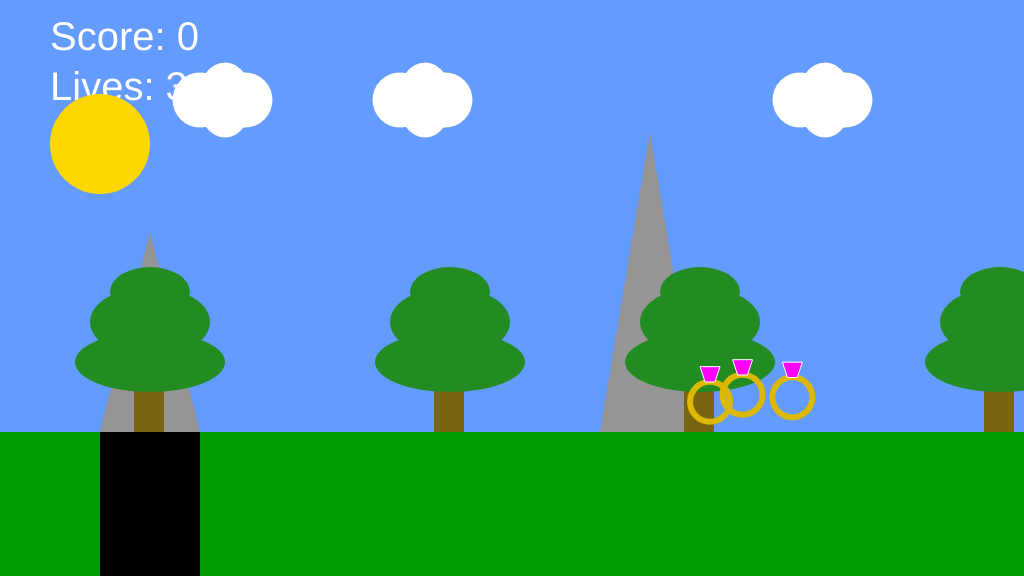
Frame 1 (no input)
Frame 60 (no input): identical to frame 1, image omitted
Frame 120 (the mouse pressed at the canvas centre since frame 60): identical to frame 1, image omitted

The p5.js sketch that drew this single still picture (run headless with seeded random() and noise() and a simulated clock; from frame 60 on, the mouse is pressed at the canvas centre):

// p5.js sketch
// ── sketch.js
// /*
// The Game Project 7
// */
// /* Global Variables */ 
// var gameChar_x;
// var gameChar_y;
// var floorPos_y;
// var isLeft;
// var isRight;
// var isFalling;
// var isPlummeting;
// var canyon;
// var collectables;
// var sun_x;
// var sun_y;
// var isFound;
// var trees_x;
// var treePos_y;
// var numTrees;
// var isScrollingLeft;
// var isScrollingRight;
// var scrollPos;
// var origin_x;
// var clouds;
// var cloudHeight;
// var collectableTimer;
// var game_score;
// var flagpole;
// var lives;
// var alive;
// var mountains;  // New variable for mountains array
// var cameraPosX; // Variable to control the camera position

// /* The Setup Function */
// function setup() {
//   createCanvas(1024, 576);
//   floorPos_y = (height * 3) / 4;
//   gameChar_x = width / 2;
//   gameChar_y = floorPos_y;
//   isFalling = false;
//   isLeft = false;
//   isRight = false;

//   lives = 3;

//   sun_x = 100;
//   sun_y = height / 4;
//   numTrees = 3;

//   canyon = { x_pos: 100, y_pos: floorPos_y, size_x: 100, size_y: 150 };
//   collectables = [
//     {
//       x_pos: random(50, width - 50),
//       y_pos: floorPos_y - random(0, 50),
//       size: 40,
//       isFound: false,
//       reappearTime: 5000,
//     },
//     {
//       x_pos: random(50, width - 50),
//       y_pos: floorPos_y - random(0, 50),
//       size: 40,
//       isFound: false,
//       reappearTime: 5000,
//     },
//     {
//       x_pos: random(50, width - 50),
//       y_pos: floorPos_y - random(0, 50),
//       size: 40,
//       isFound: false,
//       reappearTime: 5000,
//     },
//   ];

//   collectableTimer = null; 
//   isScrollingLeft = false; 
//   isScrollingRight = false; 
//   isPlummeting = false; 

//   trees_x = [150, 450, 700, 1000, 1200, 1400, 1600, 1900, 2200, 2500];
//   treePos_y = floorPos_y;
//   scrollPos = 0; 
//   origin_x = gameChar_x;
//   cloudHeight = [50, 70, 50];
//   cloudPos_y = height / 3;
//   clouds = [
//     { x_pos: 200, y_pos: 100 },
//     { x_pos: 400, y_pos: 100 },
//     { x_pos: 800, y_pos: 100 },
//   ];

//   mountains = [
//     { x_pos: 100, height: 200 },
//     { x_pos: 600, height: 300 },
//     { x_pos: 1200, height: 250 },
//   ]; // Mountains array added

//   game_score = 0;
//   flagpole = { isReached: false, x_pos: 1500 };

//   cameraPosX = 0; // Initialize camera position
// }

// function draw() {
//   background(100, 155, 255); // Fill the sky blue
//   noStroke();
//   fill(0, 155, 0);
//   rect(0, floorPos_y, width, height - floorPos_y); // Draw some green ground
//   fill(255);
//   textSize(40); // Score
//   text(game_score, 50, 50);
//   text(lives, 50, height - 50);

//   // Scrolling the background based on character movement
//   push();
//   translate(-cameraPosX, 0); // Adjust the position of the camera
  
//   // Draw the background elements
//   drawSun();
//   drawClouds();
//   drawMountains();
//   drawTrees();
//   drawCanyon(canyon);
//   checkPlummetting(canyon);
//   drawMultipleCollectables();
//   drawFlag();
//   checkFlagpole();

//   pop(); // Restore the original coordinate system

//   // Draw the character in the foreground
//   drawGameChar();
//   isDead();
//   died();
//   alive();

//   ///////////INTERACTION CODE//////////
//   //Put conditional statements to move the game character below here

//   if (isRight) {
//     cameraPosX += 5;
//   } else if (isLeft) {
//     cameraPosX -= 5;
//   }
  
//   if (gameChar_y < floorPos_y) {
//     gameChar_y += 2;
//     isFalling = true;
//   } else {
//     isFalling = false;
//   }

//   if (gameChar_y > floorPos_y) {
//     gameChar_y += 2;
//   }

//   if (isPlummeting) {
//     if (gameChar_y <= floorPos_y) {
//       gameChar_y += 2;
//     } else if (gameChar_y > floorPos_y) {
//       gameChar_y += 10;
//     }
//     else if (gameChar_y > height) {
//       // get the character back to floor
//     }
//   }

//   // Making sure character does not jump back up
//   if ((gameChar_y > floorPos_y)) {
//     gameChar_y += 3;
//     isFalling = true;
//   }
// }

// /// END OF DRAW Function ////// 

// //############################//
// // Keys Functions             //
// //############################//

// function keyPressed() {
//   // Move Left or Right
//   if (keyCode == 65 || keyCode == 37) {
//     isLeft = true;
//   } else if (keyCode == 68 || keyCode == 39) {
//     isRight = true;
//   }
//   // Jump 
//   if (
//     (keyCode == 87 || keyCode == 38) && (gameChar_y == floorPos_y)) {
//     gameChar_y = gameChar_y - 100;
//     isFalling = true;
//   }
// }

// function keyReleased() {
//   // if statements to control the animation of the character when
//   // keys are released.
//   if (keyCode == 65 || keyCode == 37) {
//     isLeft = false;
//   } else if (keyCode == 68 || keyCode == 39) {
//     isRight = false;
//   } else if (keyCode == 87 || keyCode == 38) {
//     isFalling = true;
//   }
//   if (keyCode == 83 || keyCode == 40) {
//     isFalling = true;
//     isLeft = false;
//     isRight = false;
//   }
// }

// // Drawing functions
// function drawGameChar() {
//   // Your character drawing code remains the same
//   // (No changes needed in this section)
// }

// function drawMountains() {
//   // Drawing Mountains using the mountains array
//   for (var i = 0; i < mountains.length; i++) {
//     fill(150);
//     triangle(
//       mountains[i].x_pos, floorPos_y,
//       mountains[i].x_pos + 100, floorPos_y,
//       mountains[i].x_pos + 50, floorPos_y - mountains[i].height
//     );
//   }
// }

// function drawTrees() {
//   for (var i = 0; i < trees_x.length; i++) {
//     // Draw the trunk
//     fill(120, 100, 19); // Brown color
//     rect(trees_x[i] - 16, treePos_y - 100, 30, 100);

//     // Draw the tree top using 3 ellipses
//     fill(34, 139, 34); // Green color

//     // Bottom ellipse
//     ellipse(trees_x[i], treePos_y - 70, 150, 60);
//     // Middle ellipse
//     ellipse(trees_x[i], treePos_y - 110, 120, 70);
//     // Top ellipse
//     ellipse(trees_x[i], treePos_y - 140, 80, 50);
//   }
// }

// function drawClouds() {
//   for (var i = 0; i < clouds.length; i++) {
//     fill(255);
//     ellipse(clouds[i].x_pos, clouds[i].y_pos, 55, 55);
//     ellipse(clouds[i].x_pos + 25, clouds[i].y_pos, 55, 75);
//     ellipse(clouds[i].x_pos + 45, clouds[i].y_pos, 55, 55);
//   }
// }

// function drawSun() {
//   // Draw The Sun
//   fill("gold");
//   ellipse(sun_x, sun_y, 100, 100);
// }

// function drawCanyon(t_canyon) {
//   // Draw the canyon
//   fill("black");
//   rect(
//     t_canyon.x_pos, t_canyon.y_pos,
//     t_canyon.size_x, t_canyon.size_y
//   );
// }

// function drawCollectable(t_collectable) {
//   if (!t_collectable.isFound) {
//     noFill();
//     strokeWeight(6);
//     stroke(220, 185, 0);
//     ellipse(
//       t_collectable.x_pos, t_collectable.y_pos - 20,
//       t_collectable.size, t_collectable.size
//     );
//     fill(255, 0, 255);
//     stroke(255);
//     strokeWeight(1);
//     quad(
//       t_collectable.x_pos - 5,
//       t_collectable.y_pos - t_collectable.size,
//       t_collectable.x_pos - 10,
//       t_collectable.y_pos - (t_collectable.size + 15),
//       t_collectable.x_pos + 10,
//       t_collectable.y_pos - (t_collectable.size + 15),
//       t_collectable.x_pos + 5,
//       t_collectable.y_pos - t_collectable.size
//     );
//   }
// }

// function checkCollectable(t_collectable) {
//   if (
//     !t_collectable.isFound &&
//     dist(
//       gameChar_x,
//       gameChar_y,
//       t_collectable.x_pos,
//       t_collectable.y_pos
//     ) < 20
//   ) {
//     t_collectable.isFound = true;
//     game_score += 1;
//     t_collectable.collectableTimer = millis(); // Start timer when collected
//   }

//   // Reappear logic
//   if (
//     t_collectable.isFound &&
//     millis() - t_collectable.collectableTimer >= t_collectable.reappearTime
//   ) {
//     t_collectable.isFound = false; // Make collectable reappear after 5 seconds
//     t_collectable.collectableTimer = null; // Reset timer
//   }
// }

// function checkPlummetting() {
//   if (
//     gameChar_x > canyon.x_pos &&
//     gameChar_x < canyon.x_pos + canyon.size_x
//   ) {
//     isPlummeting = true;
//   } else {
//     isPlummeting = false;
//   }
// }

// function drawMultipleCollectables() {
//   for (var i = 0; i < collectables.length; i++) {
//     drawCollectable(collectables[i]);
//     checkCollectable(collectables[i]);
//   }
// }

// function died() {
//   if (gameChar_y > height) {
//     gameChar_y = floorPos_y - 100;
//     gameChar_x = canyon.x_pos + 300;
//     lives -= 1;
//   }
// }

// function alive() {
//   if (lives > 0 && lives < 4) {
//     return true;
//   }
//   else
//     return false;
// }

// function isDead() {
//   if (lives <= 0) {
//     lives = 0;
//   }
//   return true;
// }

// function drawFlag() {
//   stroke(255, 255, 0);
//   strokeWeight(3);
//   line(
//     flagpole.x_pos, floorPos_y - 150,
//     flagpole.x_pos, floorPos_y
//   );
//   if (flagpole.isReached) {
//     noStroke();
//     fill(255, 0, 0);
//     rect(flagpole.x_pos, floorPos_y - 150, 40, 30);
//   } else {
//     noStroke();
//     fill(255, 0, 0);
//     rect(flagpole.x_pos, floorPos_y - 30, 40, 30);
//   }
// }

// function checkFlagpole() {
//   var d = gameChar_x >= flagpole.x_pos;
//   if (gameChar_x + 30 >= flagpole.x_pos) {
//     flagpole.isReached = true;
//   }
// }
// function drawGameChar() {
//   noStroke();

//   if (isLeft && isFalling) {
//     // add your jumping-left code

//     //Character Facing Left

//     // gameChar_x -=2;
//     fill(255, 0, 0);
//     rect(gameChar_x - 15, gameChar_y - 55, 30, 50);
//     fill(255, 150, 150);
//     ellipse(gameChar_x, gameChar_y - 55, 40, 40);
//     fill("blue");
//     //left eye
//     ellipse(gameChar_x - 8, gameChar_y - 55, 5, 5);
//     fill("brown");
//     //Nose
//     ellipse(gameChar_x - 20, gameChar_y - 55, 10, 10);
//     //right eye
//     // ellipse(gameChar_x+8, gameChar_y -55, 5,5)

//     //Legs
//     fill(0);
//     //left leg
//     rect(gameChar_x - 20, gameChar_y - 10, 10, 10);
//     //Right leg
//     rect(gameChar_x + 10, gameChar_y - 10, 10, 10);
//     // Arms
//     rect(gameChar_x - 25, gameChar_y - 40, 10, 10); // left



//   } else if (isRight && isFalling) {
//     // add your jumping-right code
//     // gameChar_x +=2;
//     // treePos_X+=2
//     //Character Facing Right

//     fill(255, 0, 0);
//     // rotate(20);
//     rect(gameChar_x - 15, gameChar_y - 55, 30, 50);
//     fill(255, 150, 150);
//     ellipse(gameChar_x, gameChar_y - 55, 40, 40);
//     fill("blue");
//     //left eye
//     // ellipse(gameChar_x-8, gameChar_y -55, 5,5)
//     //right eye
//     ellipse(gameChar_x + 8, gameChar_y - 55, 5, 5);
//     fill("brown");
//     //Nose
//     ellipse(gameChar_x + 20, gameChar_y - 55, 10, 10);

//     //Legs
//     fill(0);
//     //left leg
//     rect(gameChar_x - 20, gameChar_y - 10, 10, 10);
//     //Right leg
//     rect(gameChar_x + 10, gameChar_y - 10, 10, 10);
//     rect(gameChar_x + 15, gameChar_y - 40, 10, 10); // right

//     //End Facing Right

//   } else if (isLeft) {
//     // add your walking left code
//     // gameChar_x -=2;

//     //Character Facing Left

//     //torso
//     fill(255, 0, 0);
//     rect(gameChar_x - 15, gameChar_y - 55, 30, 50);
//     fill(255, 150, 150);
//     ellipse(gameChar_x, gameChar_y - 55, 40, 40);
//     fill("blue");
//     //left eye
//     ellipse(gameChar_x - 8, gameChar_y - 55, 5, 5);
//     fill("brown");
//     //Nose
//     ellipse(gameChar_x - 20, gameChar_y - 55, 10, 10);
//     //right eye
//     // ellipse(gameChar_x+8, gameChar_y -55, 5,5)

//     //Legs
//     fill(0);
//     //left leg
//     rect(gameChar_x - 20, gameChar_y - 10, 10, 10);
//     //Right leg
//     rect(gameChar_x + 2, gameChar_y - 10, 10, 10);
//     //arms
//     // left arm
//     rect(gameChar_x - 25, gameChar_y - 40, 10, 10); // left

//   } else if (isRight) {
//     // add your walking right code
//     // gameChar_x += 2;

//     //Character Facing Right

//     fill(255, 0, 0);
//     rect(gameChar_x - 15, gameChar_y - 55, 30, 50);
//     fill(255, 150, 150);
//     ellipse(gameChar_x, gameChar_y - 55, 40, 40);
//     fill("blue");
//     //left eye
//     // ellipse(gameChar_x-8, gameChar_y -55, 5,5)
//     //right eye
//     ellipse(gameChar_x + 8, gameChar_y - 55, 5, 5);
//     fill("brown");
//     //Nose
//     ellipse(gameChar_x + 20, gameChar_y - 55, 10, 10);

//     //Legs
//     fill(0);
//     //left leg
//     rect(gameChar_x - 10, gameChar_y - 10, 10, 10);
//     //Right leg
//     rect(gameChar_x + 10, gameChar_y - 10, 10, 10);
//     // Arms
//     rect(gameChar_x + 15, gameChar_y - 40, 10, 10); // right


//     //End Facing Right
//   }
//   else if (isFalling) {
//     // add your jumping facing forwards code
//     // Character Facing Front - jumping
//     if (!isLeft && !isRight) {
//       fill(255, 0, 0);
//       rect(gameChar_x - 15, gameChar_y - 55, 30, 50);
//       fill(255, 100, 150);
//       ellipse(gameChar_x, gameChar_y - 55, 40, 40);
//       fill("blue");
//       //left eye
//       ellipse(gameChar_x - 10, gameChar_y - 55, 6, 5);
//       //right eye
//       ellipse(gameChar_x + 10, gameChar_y - 55, 6, 5);

//       //Legs
//       fill(0);
//       //left
//       rect(gameChar_x - 16, gameChar_y - 10, 10, 10);
//       //Right
//       rect(gameChar_x + 6, gameChar_y - 10, 10, 10);
//       //arms
//       rect(gameChar_x - 30, gameChar_y - 40, 15, 10); // left
//       rect(gameChar_x + 15, gameChar_y - 40, 15, 10); // right
//     }
//   }

//   else if (isPlummeting) {
//     // add your jumping facing forwards code
//     // Character Facing Front - jumping
//     if (!isLeft && !isRight) {
//       fill(255, 0, 0);
//       rect(gameChar_x - 15, gameChar_y - 55, 30, 50);
//       fill(0);
//       ellipse(gameChar_x, gameChar_y - 55, 40, 40);
//       fill("red");
//       //left eye
//       ellipse(gameChar_x - 10, gameChar_y - 55, 6, 5);
//       //right eye
//       ellipse(gameChar_x + 10, gameChar_y - 55, 6, 5);

//       //Legs
//       fill('yellow');
//       //left
//       rect(gameChar_x - 16, gameChar_y - 10, 10, 10);
//       //Right
//       rect(gameChar_x + 6, gameChar_y - 10, 10, 10);
//       //arms
//       rect(gameChar_x - 30, gameChar_y - 40, 15, 10); // left
//       rect(gameChar_x + 15, gameChar_y - 40, 15, 10); // right
//     }
//   }




//   else {
//     // add your standing front facing code
//     // Character Facing Front
//     if (!isLeft && !isRight) {
//       fill(255, 0, 0);
//       rect(gameChar_x - 15, gameChar_y - 55, 30, 50);
//       fill(255, 150, 150);
//       ellipse(gameChar_x, gameChar_y - 55, 40, 40);
//       fill("blue");
//       //left eye
//       ellipse(gameChar_x - 8, gameChar_y - 55, 5, 5);
//       //right eye
//       ellipse(gameChar_x + 8, gameChar_y - 55, 5, 5);

//       //Legs
//       fill(0);
//       //left
//       rect(gameChar_x - 16, gameChar_y - 10, 10, 10);
//       //Right
//       rect(gameChar_x + 6, gameChar_y - 10, 10, 10);
//     }
//   }
// }

/*
The Game Project 7
*/
/* Global Variables */ 
var gameChar_x;
var gameChar_y;
var floorPos_y;
var isLeft;
var isRight;
var isFalling;
var isPlummeting;
var canyon;
var collectables;
var sun_x;
var sun_y;
var isFound;
var trees_x;
var treePos_y;
var numTrees;
var isScrollingLeft;
var isScrollingRight;
var scrollPos;
var origin_x;
var clouds;
var cloudHeight;
var collectableTimer;
var game_score;
var flagpole;
var lives;
var alive;
var mountains;  // New variable for mountains array
var cameraPosX; // Variable to control the camera position

/* The Setup Function */
function setup() {
  createCanvas(1024, 576);
  floorPos_y = (height * 3) / 4;
  gameChar_x = width / 2;
  gameChar_y = floorPos_y;
  isFalling = false;
  isLeft = false;
  isRight = false;

  lives = 3;

  sun_x = 100;
  sun_y = height / 4;
  numTrees = 3;

  canyon = { x_pos: 100, y_pos: floorPos_y, size_x: 100, size_y: 150 };
  collectables = [
    {
      x_pos: random(50, width - 50),
      y_pos: floorPos_y - random(0, 50),
      size: 40,
      isFound: false,
      reappearTime: 5000,
    },
    {
      x_pos: random(50, width - 50),
      y_pos: floorPos_y - random(0, 50),
      size: 40,
      isFound: false,
      reappearTime: 5000,
    },
    {
      x_pos: random(50, width - 50),
      y_pos: floorPos_y - random(0, 50),
      size: 40,
      isFound: false,
      reappearTime: 5000,
    },
  ];

  collectableTimer = null; 
  isScrollingLeft = false; 
  isScrollingRight = false; 
  isPlummeting = false; 

  trees_x = [150, 450, 700, 1000, 1200, 1400, 1600, 1900, 2200, 2500];
  treePos_y = floorPos_y;
  scrollPos = 0; 
  origin_x = gameChar_x;
  cloudHeight = [50, 70, 50];
  cloudPos_y = height / 3;
  clouds = [
    { x_pos: 200, y_pos: 100 },
    { x_pos: 400, y_pos: 100 },
    { x_pos: 800, y_pos: 100 },
  ];

  mountains = [
    { x_pos: 100, height: 200 },
    { x_pos: 600, height: 300 },
    { x_pos: 1200, height: 250 },
  ]; // Mountains array added

  game_score = 0;
  flagpole = { isReached: false, x_pos: 1500 };

  cameraPosX = 0; // Initialize camera position
}

function draw() {
  background(100, 155, 255); // Fill the sky blue
  noStroke();
  fill(0, 155, 0);
  rect(0, floorPos_y, width, height - floorPos_y); // Draw some green ground
  
  // Draw Score
  fill(255);
  textSize(40);
  text("Score: " + game_score, 50, 50); // Score padded 50px from top-left

  // Draw Lives
  text("Lives: " + lives, 50, 100); // Lives displayed below the score

  // Scrolling the background based on character movement
  push();
  translate(-cameraPosX, 0); // Adjust the position of the camera
  
  // Draw the background elements
  drawSun();
  drawClouds();
  drawMountains();
  drawTrees();
  drawCanyon(canyon);
  checkPlummetting(canyon);
  drawMultipleCollectables();
  drawFlag();
  checkFlagpole();

  pop(); // Restore the original coordinate system

  // Draw the character in the foreground
  drawGameChar();
  isDead();
  died();
  alive();

  ///////////INTERACTION CODE//////////
  //Put conditional statements to move the game character below here

  if (isRight) {
    cameraPosX += 5;
  } else if (isLeft) {
    cameraPosX -= 5;
  }
  
  if (gameChar_y < floorPos_y) {
    gameChar_y += 2;
    isFalling = true;
  } else {
    isFalling = false;
  }

  if (gameChar_y > floorPos_y) {
    gameChar_y += 2;
  }

  if (isPlummeting) {
    if (gameChar_y <= floorPos_y) {
      gameChar_y += 2;
    } else if (gameChar_y > floorPos_y) {
      gameChar_y += 10;
    }
    else if (gameChar_y > height) {
      // get the character back to floor
    }
  }

  // Making sure character does not jump back up
  if ((gameChar_y > floorPos_y)) {
    gameChar_y += 3;
    isFalling = true;
  }
}

/// END OF DRAW Function ////// 

//############################//
// Keys Functions             //
//############################//

function keyPressed() {
  // Move Left or Right
  if (keyCode == 65 || keyCode == 37) {
    isLeft = true;
  } else if (keyCode == 68 || keyCode == 39) {
    isRight = true;
  }
  // Jump 
  if (
    (keyCode == 87 || keyCode == 38) && (gameChar_y == floorPos_y)) {
    gameChar_y = gameChar_y - 100;
    isFalling = true;
  }
}

function keyReleased() {
  // if statements to control the animation of the character when
  // keys are released.
  if (keyCode == 65 || keyCode == 37) {
    isLeft = false;
  } else if (keyCode == 68 || keyCode == 39) {
    isRight = false;
  } else if (keyCode == 87 || keyCode == 38) {
    isFalling = true;
  }
  if (keyCode == 83 || keyCode == 40) {
    isFalling = true;
    isLeft = false;
    isRight = false;
  }
}

// Drawing functions
function drawGameChar() {
  // Your character drawing code remains the same
  // (No changes needed in this section)
}

function drawMountains() {
  // Drawing Mountains using the mountains array
  for (var i = 0; i < mountains.length; i++) {
    fill(150);
    triangle(
      mountains[i].x_pos, floorPos_y,
      mountains[i].x_pos + 100, floorPos_y,
      mountains[i].x_pos + 50, floorPos_y - mountains[i].height
    );
  }
}

function drawTrees() {
  for (var i = 0; i < trees_x.length; i++) {
    // Draw the trunk
    fill(120, 100, 19); // Brown color
    rect(trees_x[i] - 16, treePos_y - 100, 30, 100);

    // Draw the tree top using 3 ellipses
    fill(34, 139, 34); // Green color

    // Bottom ellipse
    ellipse(trees_x[i], treePos_y - 70, 150, 60);
    // Middle ellipse
    ellipse(trees_x[i], treePos_y - 110, 120, 70);
    // Top ellipse
    ellipse(trees_x[i], treePos_y - 140, 80, 50);
  }
}

function drawClouds() {
  for (var i = 0; i < clouds.length; i++) {
    fill(255);
    ellipse(clouds[i].x_pos, clouds[i].y_pos, 55, 55);
    ellipse(clouds[i].x_pos + 25, clouds[i].y_pos, 55, 75);
    ellipse(clouds[i].x_pos + 45, clouds[i].y_pos, 55, 55);
  }
}

function drawSun() {
  // Draw The Sun
  fill("gold");
  ellipse(sun_x, sun_y, 100, 100);
}

function drawCanyon(t_canyon) {
  // Draw the canyon
  fill("black");
  rect(
    t_canyon.x_pos, t_canyon.y_pos,
    t_canyon.size_x, t_canyon.size_y
  );
}

function drawCollectable(t_collectable) {
  if (!t_collectable.isFound) {
    noFill();
    strokeWeight(6);
    stroke(220, 185, 0);
    ellipse(
      t_collectable.x_pos, t_collectable.y_pos - 20,
      t_collectable.size, t_collectable.size
    );
    fill(255, 0, 255);
    stroke(255);
    strokeWeight(1);
    quad(
      t_collectable.x_pos - 5,
      t_collectable.y_pos - t_collectable.size,
      t_collectable.x_pos - 10,
      t_collectable.y_pos - (t_collectable.size + 15),
      t_collectable.x_pos + 10,
      t_collectable.y_pos - (t_collectable.size + 15),
      t_collectable.x_pos + 5,
      t_collectable.y_pos - t_collectable.size
    );
  }
}

function checkCollectable(t_collectable) {
  if (
    !t_collectable.isFound &&
    dist(
      gameChar_x,
      gameChar_y,
      t_collectable.x_pos,
      t_collectable.y_pos
    ) < 20
  ) {
    t_collectable.isFound = true;
    game_score += 1;
  }
}

function checkPlummetting() {
  if (
    gameChar_x > canyon.x_pos &&
    gameChar_x < canyon.x_pos + canyon.size_x &&
    gameChar_y >= floorPos_y
  ) {
    isPlummeting = true;
  }

  if (isPlummeting) {
    gameChar_y += 10;
    if (gameChar_y > height) {
      lives -= 1;
      if (lives > 0) {
        gameChar_x = width / 2;
        gameChar_y = floorPos_y;
        isPlummeting = false;
      } else {
        // Handle game over or restart
        console.log("Game Over");
      }
    }
  }
}

function drawMultipleCollectables() {
  for (var i = 0; i < collectables.length; i++) {
    drawCollectable(collectables[i]);
    checkCollectable(collectables[i]);
  }
}

function died() {
  if (gameChar_y > height) {
    gameChar_y = floorPos_y - 100;
    gameChar_x = canyon.x_pos + 300;
    lives -= 1;
  }
}

function alive() {
  if (lives > 0 && lives < 4) {
    return true;
  }
  else
    return false;
}

function isDead() {
  if (lives <= 0) {
    lives = 0;
  }
  return true;
}

function drawFlag() {
  stroke(255, 255, 0);
  strokeWeight(3);
  line(
    flagpole.x_pos, floorPos_y - 150,
    flagpole.x_pos, floorPos_y
  );
  if (flagpole.isReached) {
    noStroke();
    fill(255, 0, 0);
    rect(flagpole.x_pos, floorPos_y - 150, 40, 30);
  } else {
    noStroke();
    fill(255, 0, 0);
    rect(flagpole.x_pos, floorPos_y - 30, 40, 30);
  }
}

function checkFlagpole() {
  var d = gameChar_x >= flagpole.x_pos;
  if (gameChar_x + 30 >= flagpole.x_pos) {
    flagpole.isReached = true;
  }
}
